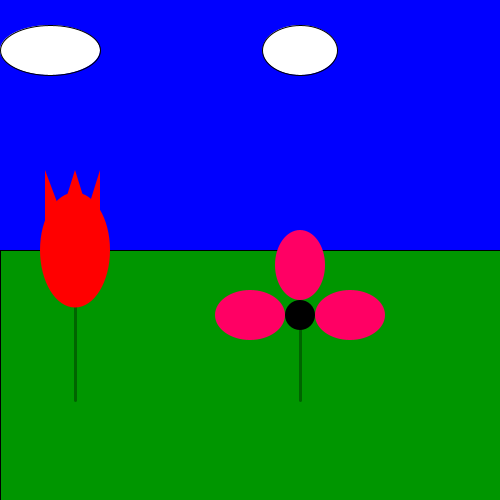
Frame 1 (no input)
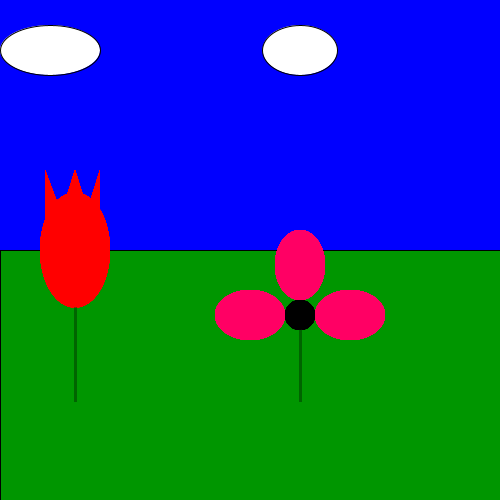
Frame 60 (the mouse pressed at the canvas centre just before this capture)
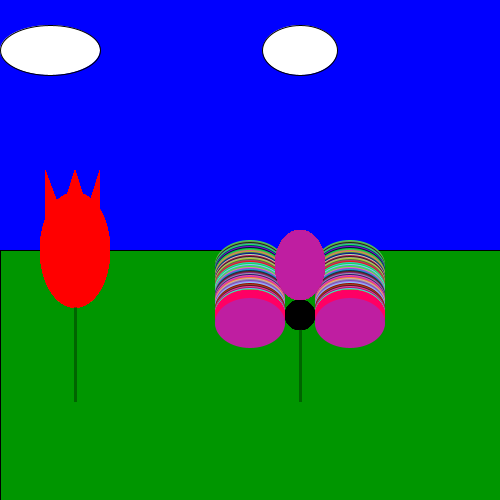
Frame 120 (the mouse held since frame 60 and released just before this capture)

The Processing sketch that drew these frames (run headless with seeded random() and noise(); from frame 60 on, the mouse is pressed at the canvas centre):

// Processing sketch: processing_73404
// ── processing_73404.pde

//Assignment #3
//Caroline Day
//ceday@brynmawr.edu
//CS 110 - 01
//October 5, 2012


//define variables

float x= 350;
float y = 315;

float r= 250;
float g= 300;
float b = 265;


float m = 1;
float speed = .001;
float gravity = 1;

//setup and background
void setup ( ) {
  size (500,500);
 background (0,0,255);
 smooth ( );
 fill(0, 150, 0);
 rectMode (CORNER);
 rect (0,250,500,250);
 fill (255);
 ellipse (50,50, 100,50);
 ellipse (300, 50, 75,50);
}
//defining functions
void draw ( ) {
  drawFlower1 ( );
 drawFlower2 ( );
 drawLeaves ( );
}

//drawFlower1
void drawFlower1 ( ) {
//draw stem
strokeWeight(3);
stroke( 0,100,0);
line (75,400, 75, 300); 
//draw petals
noStroke ( );
fill(255,0,0);
ellipseMode (CENTER);
ellipse (75,250,70,115);
triangle (45,250,45,170,75,250);
triangle (50,250,75,170,100,250);
triangle (75,250,100,250,100,170);

}
//call function drawFlower
void drawFlower2 ( ) {
//draw stem
stroke (0,100,0);
strokeWeight (3);
fill (0, 150,0);
line (300, 400, 300, 325);
//draw petals
fill(0);
noStroke ( );
ellipseMode (CENTER);
ellipse (300,315,30,30);
fill(255,0,100);
ellipse (350,315, 70, 50);
ellipse (300,265,50,70);
ellipse (250,315,70,50);
}

//draw leaves
void drawLeaves ( ) {
//make petals appear
  if (mouseX<=100 && mouseY>=350) {
  fill(0,50,0);
 ellipse(100,350,50,25);
  ellipse (50,350,50,25);
  }
  //move petals by click of mouse
if (mousePressed) {
  noStroke ( );
   fill (random (0,255), random (0,255), random (0,255));
   ellipse (x,y, 70, 50);
ellipse (g,b,50,70);
ellipse (r,y,70,50);

 y= b;
 
  y = y + speed;
  speed= speed + gravity;
  

  if (y < (height-350)) {
    speed = speed * -.09;
   
  }
  if ((x > width) || (x < 0)) {
    m = m * -1;
  }

  }

}
